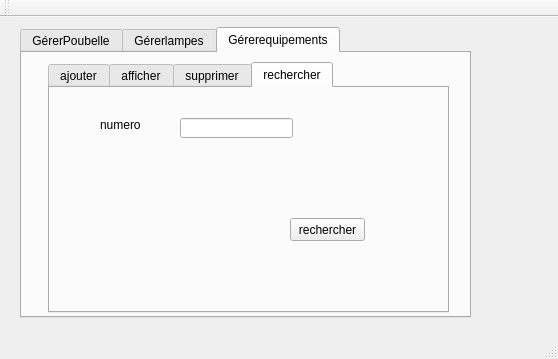
<?xml version="1.0" encoding="UTF-8"?>
<ui version="4.0">
 <class>MainWindow</class>
 <widget class="QMainWindow" name="MainWindow">
  <property name="geometry">
   <rect>
    <x>0</x>
    <y>0</y>
    <width>558</width>
    <height>359</height>
   </rect>
  </property>
  <property name="windowTitle">
   <string>MainWindow</string>
  </property>
  <widget class="QWidget" name="centralWidget">
   <widget class="QTabWidget" name="tabWidget_2">
    <property name="geometry">
     <rect>
      <x>20</x>
      <y>10</y>
      <width>451</width>
      <height>291</height>
     </rect>
    </property>
    <property name="currentIndex">
     <number>2</number>
    </property>
    <widget class="QWidget" name="tab_4">
     <attribute name="title">
      <string>GérerPoubelle</string>
     </attribute>
     <widget class="QTabWidget" name="tabWidget">
      <property name="geometry">
       <rect>
        <x>20</x>
        <y>20</y>
        <width>351</width>
        <height>211</height>
       </rect>
      </property>
      <property name="currentIndex">
       <number>0</number>
      </property>
      <widget class="QWidget" name="tab">
       <attribute name="title">
        <string>Ajouter</string>
       </attribute>
       <widget class="QLineEdit" name="lineEdit_ID">
        <property name="geometry">
         <rect>
          <x>90</x>
          <y>20</y>
          <width>113</width>
          <height>20</height>
         </rect>
        </property>
       </widget>
       <widget class="QLineEdit" name="lineEdit_diametre">
        <property name="geometry">
         <rect>
          <x>90</x>
          <y>60</y>
          <width>113</width>
          <height>20</height>
         </rect>
        </property>
       </widget>
       <widget class="QLineEdit" name="lineEdit_hauteur">
        <property name="geometry">
         <rect>
          <x>90</x>
          <y>100</y>
          <width>113</width>
          <height>20</height>
         </rect>
        </property>
       </widget>
       <widget class="QLabel" name="label">
        <property name="geometry">
         <rect>
          <x>30</x>
          <y>20</y>
          <width>47</width>
          <height>13</height>
         </rect>
        </property>
        <property name="text">
         <string>ID</string>
        </property>
       </widget>
       <widget class="QLabel" name="label_2">
        <property name="geometry">
         <rect>
          <x>20</x>
          <y>60</y>
          <width>47</width>
          <height>13</height>
         </rect>
        </property>
        <property name="text">
         <string>hauteur</string>
        </property>
       </widget>
       <widget class="QLabel" name="label_">
        <property name="geometry">
         <rect>
          <x>20</x>
          <y>110</y>
          <width>47</width>
          <height>13</height>
         </rect>
        </property>
        <property name="text">
         <string>diametre</string>
        </property>
       </widget>
       <widget class="QPushButton" name="ajouter">
        <property name="geometry">
         <rect>
          <x>240</x>
          <y>150</y>
          <width>75</width>
          <height>23</height>
         </rect>
        </property>
        <property name="text">
         <string>ajouter</string>
        </property>
       </widget>
      </widget>
      <widget class="QWidget" name="tab_2">
       <attribute name="title">
        <string>Afficher</string>
       </attribute>
       <widget class="QTableView" name="tablepoubelle">
        <property name="geometry">
         <rect>
          <x>40</x>
          <y>0</y>
          <width>256</width>
          <height>192</height>
         </rect>
        </property>
       </widget>
      </widget>
      <widget class="QWidget" name="tab_3">
       <attribute name="title">
        <string>Supprimer</string>
       </attribute>
       <widget class="QLabel" name="label_3">
        <property name="geometry">
         <rect>
          <x>40</x>
          <y>40</y>
          <width>47</width>
          <height>13</height>
         </rect>
        </property>
        <property name="text">
         <string>ID</string>
        </property>
       </widget>
       <widget class="QLineEdit" name="lineEdit_ID_2">
        <property name="geometry">
         <rect>
          <x>80</x>
          <y>40</y>
          <width>113</width>
          <height>20</height>
         </rect>
        </property>
       </widget>
       <widget class="QPushButton" name="supprimer">
        <property name="geometry">
         <rect>
          <x>190</x>
          <y>110</y>
          <width>75</width>
          <height>23</height>
         </rect>
        </property>
        <property name="text">
         <string>supprimer</string>
        </property>
       </widget>
      </widget>
     </widget>
    </widget>
    <widget class="QWidget" name="tab_5">
     <attribute name="title">
      <string>Gérerlampes</string>
     </attribute>
     <widget class="QTabWidget" name="tabWidget_3">
      <property name="geometry">
       <rect>
        <x>20</x>
        <y>20</y>
        <width>411</width>
        <height>231</height>
       </rect>
      </property>
      <property name="currentIndex">
       <number>0</number>
      </property>
      <widget class="QWidget" name="tab_6">
       <attribute name="title">
        <string>ajouter</string>
       </attribute>
       <widget class="QLineEdit" name="lineEdit_numero_3">
        <property name="geometry">
         <rect>
          <x>100</x>
          <y>40</y>
          <width>113</width>
          <height>20</height>
         </rect>
        </property>
       </widget>
       <widget class="QLabel" name="label_4">
        <property name="geometry">
         <rect>
          <x>30</x>
          <y>40</y>
          <width>47</width>
          <height>13</height>
         </rect>
        </property>
        <property name="text">
         <string>numero</string>
        </property>
       </widget>
       <widget class="QLabel" name="label_5">
        <property name="geometry">
         <rect>
          <x>30</x>
          <y>80</y>
          <width>41</width>
          <height>20</height>
         </rect>
        </property>
        <property name="text">
         <string>type</string>
        </property>
       </widget>
       <widget class="QLineEdit" name="lineEdit_type">
        <property name="geometry">
         <rect>
          <x>100</x>
          <y>80</y>
          <width>113</width>
          <height>20</height>
         </rect>
        </property>
       </widget>
       <widget class="QPushButton" name="ajouterlampe">
        <property name="geometry">
         <rect>
          <x>220</x>
          <y>140</y>
          <width>75</width>
          <height>23</height>
         </rect>
        </property>
        <property name="text">
         <string>ajouter</string>
        </property>
       </widget>
      </widget>
      <widget class="QWidget" name="tab_7">
       <attribute name="title">
        <string>afficher</string>
       </attribute>
       <widget class="QTableView" name="tablelampes">
        <property name="geometry">
         <rect>
          <x>30</x>
          <y>10</y>
          <width>256</width>
          <height>192</height>
         </rect>
        </property>
       </widget>
      </widget>
      <widget class="QWidget" name="tab_8">
       <attribute name="title">
        <string>supprimer</string>
       </attribute>
       <widget class="QLineEdit" name="lineEdit_numero">
        <property name="geometry">
         <rect>
          <x>90</x>
          <y>30</y>
          <width>113</width>
          <height>20</height>
         </rect>
        </property>
       </widget>
       <widget class="QLabel" name="label_6">
        <property name="geometry">
         <rect>
          <x>20</x>
          <y>30</y>
          <width>47</width>
          <height>13</height>
         </rect>
        </property>
        <property name="text">
         <string>numero</string>
        </property>
       </widget>
       <widget class="QPushButton" name="supplampes">
        <property name="geometry">
         <rect>
          <x>230</x>
          <y>130</y>
          <width>75</width>
          <height>23</height>
         </rect>
        </property>
        <property name="text">
         <string>supprimer</string>
        </property>
       </widget>
      </widget>
     </widget>
    </widget>
    <widget class="QWidget" name="tab_9">
     <attribute name="title">
      <string>Gérerequipements</string>
     </attribute>
     <widget class="QTabWidget" name="tabWidget_4">
      <property name="geometry">
       <rect>
        <x>26</x>
        <y>9</y>
        <width>401</width>
        <height>251</height>
       </rect>
      </property>
      <property name="currentIndex">
       <number>3</number>
      </property>
      <widget class="QWidget" name="tab_10">
       <attribute name="title">
        <string>ajouter</string>
       </attribute>
       <widget class="QLabel" name="label_7">
        <property name="geometry">
         <rect>
          <x>50</x>
          <y>30</y>
          <width>47</width>
          <height>13</height>
         </rect>
        </property>
        <property name="text">
         <string>numero</string>
        </property>
       </widget>
       <widget class="QLabel" name="label_8">
        <property name="geometry">
         <rect>
          <x>50</x>
          <y>70</y>
          <width>47</width>
          <height>13</height>
         </rect>
        </property>
        <property name="text">
         <string>type</string>
        </property>
       </widget>
       <widget class="QLineEdit" name="lineEdit_typeE">
        <property name="geometry">
         <rect>
          <x>130</x>
          <y>70</y>
          <width>113</width>
          <height>20</height>
         </rect>
        </property>
       </widget>
       <widget class="QPushButton" name="ajouterE">
        <property name="geometry">
         <rect>
          <x>240</x>
          <y>130</y>
          <width>75</width>
          <height>23</height>
         </rect>
        </property>
        <property name="text">
         <string>ajouter</string>
        </property>
       </widget>
       <widget class="QLineEdit" name="lineEdit_numeroequip">
        <property name="geometry">
         <rect>
          <x>130</x>
          <y>30</y>
          <width>113</width>
          <height>20</height>
         </rect>
        </property>
       </widget>
      </widget>
      <widget class="QWidget" name="tab_11">
       <attribute name="title">
        <string>afficher</string>
       </attribute>
       <widget class="QTableView" name="tableView_3">
        <property name="geometry">
         <rect>
          <x>40</x>
          <y>10</y>
          <width>311</width>
          <height>192</height>
         </rect>
        </property>
       </widget>
      </widget>
      <widget class="QWidget" name="tab_12">
       <attribute name="title">
        <string>supprimer</string>
       </attribute>
       <widget class="QLabel" name="label_9">
        <property name="geometry">
         <rect>
          <x>40</x>
          <y>50</y>
          <width>47</width>
          <height>13</height>
         </rect>
        </property>
        <property name="text">
         <string>numero</string>
        </property>
       </widget>
       <widget class="QLineEdit" name="lineEdit_numero_4">
        <property name="geometry">
         <rect>
          <x>120</x>
          <y>50</y>
          <width>113</width>
          <height>20</height>
         </rect>
        </property>
       </widget>
       <widget class="QPushButton" name="suppE">
        <property name="geometry">
         <rect>
          <x>220</x>
          <y>140</y>
          <width>75</width>
          <height>23</height>
         </rect>
        </property>
        <property name="text">
         <string>supprimer</string>
        </property>
       </widget>
      </widget>
      <widget class="QWidget" name="tab_13">
       <attribute name="title">
        <string>rechercher</string>
       </attribute>
       <widget class="QLineEdit" name="linerechercher">
        <property name="geometry">
         <rect>
          <x>130</x>
          <y>30</y>
          <width>113</width>
          <height>20</height>
         </rect>
        </property>
        <property name="text">
         <string/>
        </property>
       </widget>
       <widget class="QPushButton" name="rechercher">
        <property name="geometry">
         <rect>
          <x>240</x>
          <y>130</y>
          <width>75</width>
          <height>23</height>
         </rect>
        </property>
        <property name="text">
         <string>rechercher</string>
        </property>
       </widget>
       <widget class="QLabel" name="label_10">
        <property name="geometry">
         <rect>
          <x>50</x>
          <y>30</y>
          <width>47</width>
          <height>13</height>
         </rect>
        </property>
        <property name="text">
         <string>numero</string>
        </property>
       </widget>
      </widget>
     </widget>
    </widget>
   </widget>
  </widget>
  <widget class="QMenuBar" name="menuBar">
   <property name="geometry">
    <rect>
     <x>0</x>
     <y>0</y>
     <width>558</width>
     <height>21</height>
    </rect>
   </property>
  </widget>
  <widget class="QToolBar" name="mainToolBar">
   <attribute name="toolBarArea">
    <enum>TopToolBarArea</enum>
   </attribute>
   <attribute name="toolBarBreak">
    <bool>false</bool>
   </attribute>
  </widget>
  <widget class="QStatusBar" name="statusBar"/>
 </widget>
 <layoutdefault spacing="6" margin="11"/>
 <resources/>
 <connections/>
</ui>
